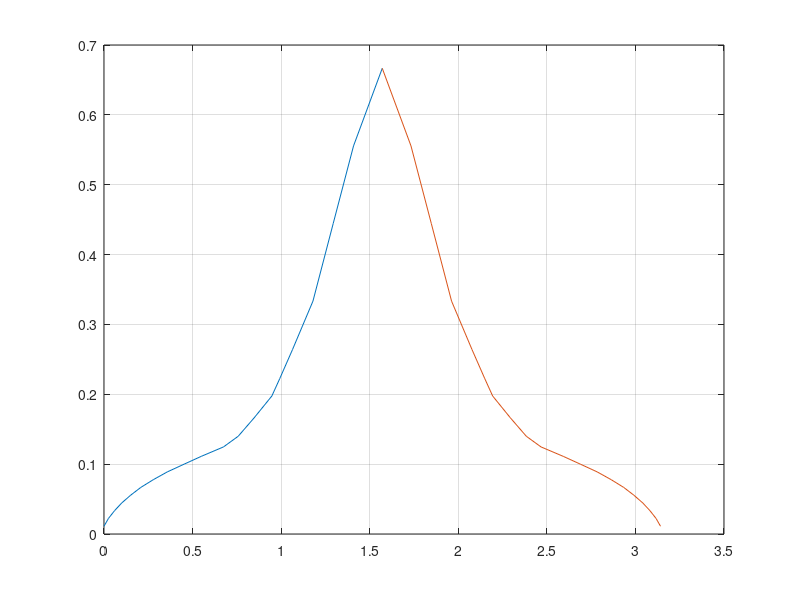

MATLAB code for this plot:
# this data was read from the BH graph
# of M5 grain oriented electrical steel
# given in fig 1-7 of fitzgerald

#B=[0 0.04 0.095 0.16 0.24 0.33 0.44 0.56 0.70 0.835 1.0 1.1 1.2 1.3 1.34 1.4 1.48 1.54 1.58 1.601 1.626 1.64 1.655 1.662 1.72 1.752 1.78 1.8 1.81 1.824 1.835 1.846 1.852 1.9 1.936 1.952 1.968 1.975 1.98 1.985 1.998 2 2.02 2.04 2.048 2.06 2.07 2.08 2.085 ];

#H=[1 2 3 4 5 6 7 8 9 10 11.22 12.59 14.96 17.78 20 23.77 30 40 50 60 70 80 90 100 200 300 400 500 600 700 800 900 1000 2000 3000 4000 5000 6000 7000 8000 9000 10000 20000 30000 40000 50000 60000 70000 80000];

B=[0 0.04 0.095 0.16 0.24 0.33 0.44 0.56 0.70 0.835 1.0 1.1 1.2 1.3 1.34 1.4 1.48 1.54 1.58 1.601];
H=[1 2 3 4 5 6 7 8 9 10 11.22 12.59 14.96 17.78 20 23.77 30 40 50 60];

i=H*0.3/27;

angle=asin(B/1.601);


plot (angle,i,pi-angle,i)

grid on

print -demf excitationCurrent.emf